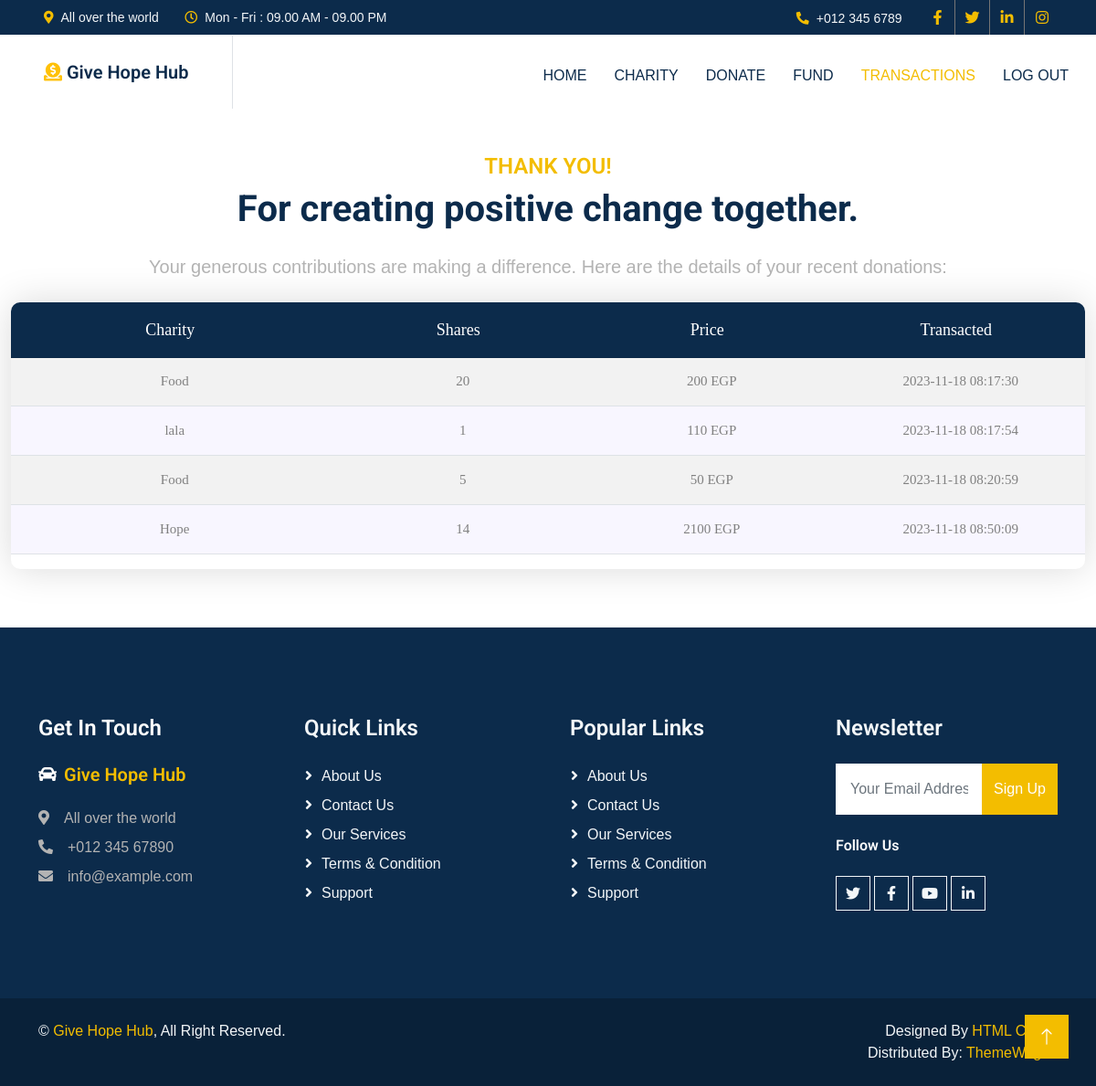
The page /transactions (signed in) on the database its author committed.
### tables this page shows
CREATE TABLE donations (
    id INTEGER PRIMARY KEY AUTOINCREMENT,
    userID INTEGER NOT NULL,
    charityID INTEGER NOT NULL,
    shares INTEGER NOT NULL,
    price NUMERIC NOT NULL,
    timestamp DATETIME DEFAULT CURRENT_TIMESTAMP,
    FOREIGN KEY (userID) REFERENCES users (id),
    FOREIGN KEY (charityID) REFERENCES charities (id)
);

CREATE TABLE charities (
    id INTEGER PRIMARY KEY AUTOINCREMENT,
    name TEXT NOT NULL UNIQUE,
    website TEXT NOT NULL,
    contact_email TEXT,
    description TEXT,
    share_price INTEGER NOT NULL DEFAULT 100
);

### app.py (the view)
@app.route("/transactions")
@login_required
def transactions():
    charities = db.execute('''
                    SELECT c.name AS charity_name, d.shares,
                        d.price, d.timestamp
                    FROM charities c
                    JOIN donations d ON c.id = d.charityID
                    WHERE userID = ?; '''
                    , session["user_id"])
    return render_template("transactions.html", charities=charities)

### app.py (called while the page is built)
@app.after_request
def after_request(response):
    response.headers["Cache-Control"] = "no-cache, no-store, must-revalidate"
    response.headers["Expires"] = 0
    response.headers["Pragma"] = "no-cache"
    return response

### helpers.py (called while the page is built)
def login_required(f):
    @wraps(f)
    def decorated_function(*args, **kwargs):
        if session.get("user_id") is None:
            return redirect("/login")
        return f(*args, **kwargs)
    return decorated_function

### templates/transactions.html (shortened to what this page needs)
{% extends "layout.html" %}
{% block main %}
<h4 class="text-primary text-uppercase mb-2">Thank You!</h4>
<h3 class="display-6 mb-4">For creating positive change together.</h3>
<p class="lead mb-4">Your generous contributions are making a difference. Here are the details of your recent donations:</p>
<div class="table100 ver1 mb-3">
  <div class="table100-head">
    <table>
      <thead>
        <tr class="row100 head">
          <th class="column2">Charity</th>
          <th class="column4">Shares</th>
          <th class="column4">Price</th>
          <th class="column4">Transacted</th>
        </tr>
      </thead>
    </table>
  </div>
  <div class="table100-body js-pscroll ps ps--active-y">
    <table class="table table-striped">
      <tbody>
        {% for charity in charities %}
        <tr class="row100 body">
          <td class="column2">{{charity.charity_name}}</td>
          <td class="column4">{{charity.shares}}</td>
          <td class="column4">{{charity.price | round(2) }} EGP</td>
          <td class="column4">{{charity.timestamp}}</td>
        </tr>
        {% endfor %}
      </tbody>
    </table>
  </div>
</div>
{% endblock %}

### templates/layout.html (shortened to what this page needs)
<!DOCTYPE html>
<html lang="en">
<head>
    <link href="https://cdnjs.cloudflare.com/ajax/libs/font-awesome/5.10.0/css/all.min.css" rel="stylesheet">
    <link href="https://cdn.jsdelivr.net/npm/bootstrap-icons@1.4.1/font/bootstrap-icons.css" rel="stylesheet">
    <link href=" static/lib/animate/animate.min.css" rel="stylesheet">
    <link href=" static/lib/owlcarousel/assets/owl.carousel.min.css" rel="stylesheet">
    <link href=" static/css/bootstrap.min.css" rel="stylesheet">
    <link href=" static/css/style.css" rel="stylesheet">
    <link href=" static/css/main.css" rel="stylesheet">
    <link href=" static/css/util.css" rel="stylesheet">
    <link rel="stylesheet" href=" static/fonts/icomoon/style.css">
    <link rel="stylesheet" href=" static/css/owl.carousel.min.css">
</head>
<body>
    <div class="container-fluid bg-dark text-light p-0">
        <div class="row gx-0 d-none d-lg-flex">
            <div class="col-lg-7 px-5 text-start">
                <div class="h-100 d-inline-flex align-items-center me-4">
                    <small class="fa fa-map-marker-alt text-primary me-2"></small>
                    <small>All over the world</small>
                </div>
                <div class="h-100 d-inline-flex align-items-center">
                    <small class="far fa-clock text-primary me-2"></small>
                    <small>Mon - Fri : 09.00 AM - 09.00 PM</small>
                </div>
            </div>
            <div class="col-lg-5 px-5 text-end">
                <div class="h-100 d-inline-flex align-items-center me-4">
                    <small class="fa fa-phone-alt text-primary me-2"></small>
                    <small>+012 345 6789</small>
                </div>
                <div class="h-100 d-inline-flex align-items-center mx-n2">
                    <a class="btn btn-square btn-link rounded-0 border-0 border-end border-secondary" href=""><i
                            class="fab fa-facebook-f"></i></a>
                    <a class="btn btn-square btn-link rounded-0 border-0 border-end border-secondary" href=""><i
                            class="fab fa-twitter"></i></a>
                    <a class="btn btn-square btn-link rounded-0 border-0 border-end border-secondary" href=""><i
                            class="fab fa-linkedin-in"></i></a>
                    <a class="btn btn-square btn-link rounded-0" href=""><i class="fab fa-instagram"></i></a>
                </div>
            </div>
        </div>
    </div>
    <nav class="navbar navbar-expand-lg bg-white navbar-light sticky-top p-0">
        <a href="index.html" class="navbar-brand d-flex align-items-center border-end px-4 px-lg-5">
            <h2 class="m-0"><i class="fas fa-donate text-warning"></i> Give Hope Hub</h2>
        </a>
        <div class="collapse navbar-collapse" id="navbarCollapse">
            <div class="navbar-nav ms-auto p-4 p-lg-0">
                {% if session["user_id"] %}
                    <ul class="navbar-nav me-auto mt-2">
                        <li class="nav-item"><a href="/" class="nav-item nav-link {{ 'active' if request.path == url_for('index') else '' }}">Home</a></li>
                        <li class="nav-item"><a class="nav-link {{ 'active' if request.path == url_for('charity') else '' }}" href="/charity">Charity</a></li>
                        <li class="nav-item"><a class="nav-link {{ 'active' if request.path == url_for('donate') else '' }}" href="/donate">Donate</a></li>
                        <li class="nav-item"><a class="nav-link {{ 'active' if request.path == url_for('fund') else '' }}" href="/fund">Fund</a></li>
                        <li class="nav-item"><a class="nav-link {{ 'active' if request.path == url_for('transactions') else '' }}" href="/transactions">Transactions</a></li>
                    </ul>
                    <ul class="navbar-nav ms-auto mt-2">
                        <li class="nav-item"><a class="nav-link " href="/logout">Log Out</a></li>
                    </ul>
                {% endif %}
            </div>
        </div>
    </nav>
    <main class="container-fluid py-5 text-center">
        {% block main %}{% endblock %}
    </main>
    <div class="container-fluid bg-dark text-light footer py-6 wow fadeIn" data-wow-delay="0.1s">
        <div class="container">
            <div class="row g-5">
                <div class="col-lg-3 col-md-6">
                    <h4 class="text-white mb-4">Get In Touch</h4>
                    <h2 class="text-primary mb-4"><i class="fa fa-car text-white me-2"></i>Give Hope Hub</h2>
                    <p class="mb-2"><i class="fa fa-map-marker-alt me-3"></i>All over the world</p>
                    <p class="mb-2"><i class="fa fa-phone-alt me-3"></i>+012 345 67890</p>
                    <p class="mb-2"><i class="fa fa-envelope me-3"></i>info@example.com</p>
                </div>
                <div class="col-lg-3 col-md-6">
                    <h4 class="text-light mb-4">Quick Links</h4>
                    <a class="btn btn-link" href="/about">About Us</a>
                    <a class="btn btn-link" href="">Contact Us</a>
                    <a class="btn btn-link" href="">Our Services</a>
                    <a class="btn btn-link" href="">Terms & Condition</a>
                    <a class="btn btn-link" href="">Support</a>
                </div>
                <div class="col-lg-3 col-md-6">
                    <h4 class="text-light mb-4">Popular Links</h4>
                    <a class="btn btn-link" href="/about">About Us</a>
                    <a class="btn btn-link" href="">Contact Us</a>
                    <a class="btn btn-link" href="">Our Services</a>
                    <a class="btn btn-link" href="">Terms & Condition</a>
                    <a class="btn btn-link" href="">Support</a>
                </div>
                <div class="col-lg-3 col-md-6">
                    <h4 class="text-light mb-4">Newsletter</h4>
                    <form action="/register">
                        <div class="input-group">
                            <input type="text" class="form-control p-3 border-0" placeholder="Your Email Address">
                            <button class="btn btn-primary">Sign Up</button>
                        </div>
                    </form>
                    <h6 class="text-white mt-4 mb-3">Follow Us</h6>
                    <div class="d-flex pt-2">
                        <a class="btn btn-square btn-outline-light me-1" href=""><i class="fab fa-twitter"></i></a>
                        <a class="btn btn-square btn-outline-light me-1" href=""><i class="fab fa-facebook-f"></i></a>
                        <a class="btn btn-square btn-outline-light me-1" href=""><i class="fab fa-youtube"></i></a>
                        <a class="btn btn-square btn-outline-light me-0" href=""><i class="fab fa-linkedin-in"></i></a>
                    </div>
                </div>
            </div>
        </div>
    </div>
    <div class="container-fluid copyright text-light py-4 wow fadeIn" data-wow-delay="0.1s">
        <div class="container">
            <div class="row">
                <div class="col-md-6 text-center text-md-start mb-3 mb-md-0">
                    &copy; <a href="#">Give Hope Hub</a>, All Right Reserved.
                </div>
                <div class="col-md-6 text-center text-md-end">
                    Designed By <a href="https://htmlcodex.com">HTML Codex</a>
                    <br>Distributed By: <a href="https://themewagon.com" target="_blank">ThemeWagon</a>
                </div>
            </div>
        </div>
    </div>
    <a href="#" class="btn btn-lg btn-primary btn-lg-square back-to-top"><i class="bi bi-arrow-up"></i></a>
</body>
</html>

### static/css/style.css (style rules this page uses)
:root { --primary: #F3BD00; --secondary: #757575; --light: #F3F6F8; --dark: #0C2B4B; }
body { font-family: "Roboto", -apple-system, BlinkMacSystemFont, "Segoe UI", Roboto, "Helvetica Neue", Arial, "Noto Sans", sans-serif, "Apple Color Emoji", "Segoe UI Emoji", "Segoe UI Symbol", "Noto Color Emoji"; background-color: #fff; font-weight: 300; }
p { color: #b3b3b3; font-weight: 300; }
h1, h2, h3, h4, h5, h6, .h1, .h2, .h3, .h4, .h5, .h6 { font-family: "Roboto", -apple-system, BlinkMacSystemFont, "Segoe UI", Roboto, "Helvetica Neue", Arial, "Noto Sans", sans-serif, "Apple Color Emoji", "Segoe UI Emoji", "Segoe UI Symbol", "Noto Color Emoji"; }
a { -webkit-transition: .3s all ease; -o-transition: .3s all ease; transition: .3s all ease; }
a, a:hover { text-decoration: none !important; }
h2 { font-size: 20px; }
.py-6 { padding-top: 6rem; padding-bottom: 6rem; }
.back-to-top { position: fixed; display: none; right: 30px; bottom: 30px; z-index: 99; }
.btn { font-weight: 500; transition: .5s; }
.btn.btn-primary, .btn.btn-outline-primary:hover { color: #FFFFFF; }
.btn-square { width: 38px; height: 38px; }
.btn-lg-square { width: 48px; height: 48px; }
.btn-square, .btn-sm-square, .btn-lg-square { padding: 0; display: flex; align-items: center; justify-content: center; font-weight: normal; }
.navbar.sticky-top { top: -100px; transition: .5s; }
.navbar .navbar-brand, .navbar a.btn { height: 80px }
.navbar .navbar-nav .nav-link { margin-right: 30px; padding: 25px 0; color: var(--dark); font-weight: 500; text-transform: uppercase; outline: none; }
.navbar .navbar-nav .nav-link:hover, .navbar .navbar-nav .nav-link.active { color: var(--primary); }
.footer .btn.btn-link { display: block; margin-bottom: 5px; padding: 0; text-align: left; color: var(--light); font-weight: normal; text-transform: capitalize; transition: .3s; }
.footer .btn.btn-link::before { position: relative; content: "\f105"; font-family: "Font Awesome 5 Free"; font-weight: 900; color: var(--light); margin-right: 10px; }
.copyright { background: #092139; }
.copyright a { color: var(--primary); }

### static/css/main.css (style rules this page uses)
* { margin: 0px; padding: 0px; box-sizing: border-box; }
body, html { height: 100%; font-family: sans-serif; }
a { margin: 0px; transition: all 0.4s; -webkit-transition: all 0.4s; -o-transition: all 0.4s; -moz-transition: all 0.4s; }
h1,h2,h3,h4,h5,h6 { margin: 0px; }
p { margin: 0px; }
ul, li { margin: 0px; list-style-type: none; }
input { display: block; outline: none; border: none !important; }
button { outline: none !important; border: none; background: transparent; }
.js-pscroll { position: relative; overflow: hidden; }
.table100 { background-color: #fff; }
table { width: 100%; }
th, td { font-weight: unset; padding-right: 10px; }
.column2 { width: 25%; }
.column4 { width: 19%; }
.table100-head th { padding-top: 18px; padding-bottom: 18px; }
.table100-body td { padding-top: 16px; padding-bottom: 16px; }
.table100 { position: relative; padding-top: 60px; }
.table100-head { position: absolute; width: 100%; top: 0; left: 0; }
.table100-body { max-height: 585px; overflow: auto; }
.table100.ver1 th { font-family: Lato-Bold; font-size: 18px; color: #fff; line-height: 1.4; background-color: #0C2B4B; }
.table100.ver1 td { font-family: Lato-Regular; font-size: 15px; color: #808080; line-height: 1.4; }
.table100.ver1 .table100-body tr:nth-child(even) { background-color: #f8f6ff; }
.table100.ver1 { border-radius: 10px; overflow: hidden; box-shadow: 0 0px 40px 0px rgba(0, 0, 0, 0.15); -moz-box-shadow: 0 0px 40px 0px rgba(0, 0, 0, 0.15); -webkit-box-shadow: 0 0px 40px 0px rgba(0, 0, 0, 0.15); -o-box-shadow: 0 0px 40px 0px rgba(0, 0, 0, 0.15); -ms-box-shadow: 0 0px 40px 0px rgba(0, 0, 0, 0.15); }

### rows shown on the page
donations: charity_name "Food", shares "20", price "200", timestamp "2023-11-18 08:17:30"
donations: charity_name "lala", shares "1", price "110", timestamp "2023-11-18 08:17:54"
donations: charity_name "Food", shares "5", price "50", timestamp "2023-11-18 08:20:59"
donations: charity_name "Hope", shares "14", price "2100", timestamp "2023-11-18 08:50:09"
